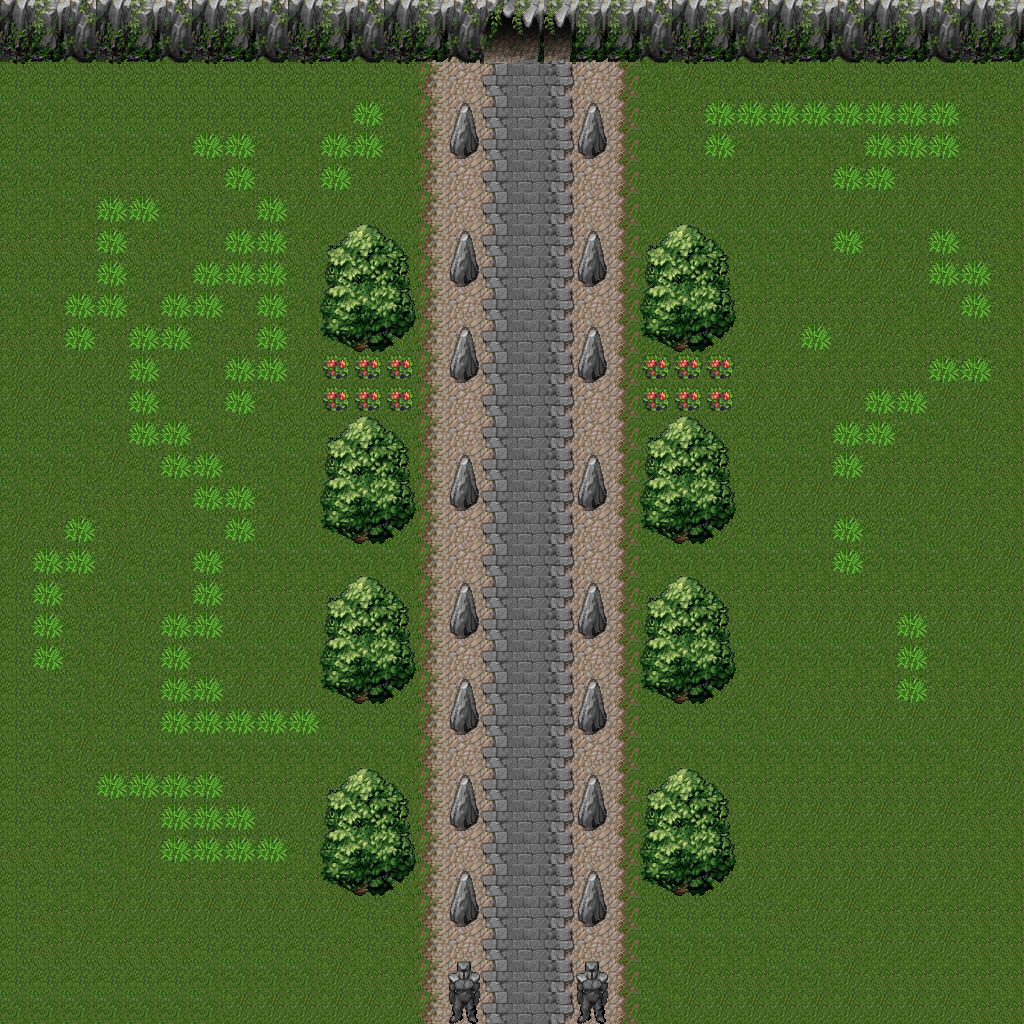

Below is a game level as drawn by its tile map, then a one-line description and the .tmx that defines it (tile-layer data replaced by summaries):
An orthogonal 32x32 tile map with 32x32 px tiles, 5 tile layers (terrain, chemin, personnages, decoration, ...).

<map version="1.0" orientation="orthogonal" renderorder="right-down" width="32" height="32" tilewidth="32" tileheight="32" nextobjectid="1">
 <tileset firstgid="1" name="default" tilewidth="32" tileheight="32" tilecount="256">
  <image source="tileset.png" trans="ffffff" width="512" height="512" />
 </tileset>
 <layer name="terrain" width="32" height="32">
  <properties>
   <property name="height" value="32" />
   <property name="size" value="32" />
   <property name="width" value="32" />
  </properties>
  <data>[1024 cells, 1024 non-empty, 9 distinct tile ids]</data>
 </layer>
 <layer name="chemin" width="32" height="32">
  <data>[1024 cells, 96 non-empty, 3 distinct tile ids]</data>
 </layer>
 <layer name="personnages" width="32" height="32">
  <properties>
   <property name="height" value="32" />
   <property name="size" value="32" />
   <property name="width" value="32" />
  </properties>
  <data>[1024 cells, 0 non-empty, 0 distinct tile ids]</data>
 </layer>
 <objectgroup name="point_d_interet">
  <properties>
   <property name="height" value="32" />
   <property name="size" value="32" />
   <property name="width" value="32" />
  </properties>
 </objectgroup>
 <objectgroup name="units">
  <properties>
   <property name="height" value="32" />
   <property name="size" value="32" />
   <property name="width" value="32" />
  </properties>
 </objectgroup>
 <layer name="decoration" width="32" height="32">
  <data>[1024 cells, 214 non-empty, 27 distinct tile ids]</data>
 </layer>
 <layer name="decoration_florale" width="32" height="32">
  <properties>
   <property name="height" value="32" />
   <property name="size" value="32" />
   <property name="width" value="32" />
  </properties>
  <data>[1024 cells, 117 non-empty, 3 distinct tile ids]</data>
 </layer>
</map>
